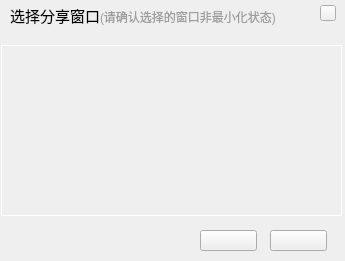
<?xml version="1.0" encoding="UTF-8"?>
<ui version="4.0">
 <class>UIAppWnd</class>
 <widget class="QWidget" name="UIAppWnd">
  <property name="geometry">
   <rect>
    <x>0</x>
    <y>0</y>
    <width>345</width>
    <height>261</height>
   </rect>
  </property>
  <property name="windowTitle">
   <string>UIAppWnd</string>
  </property>
  <widget class="QScrollArea" name="scrollArea">
   <property name="geometry">
    <rect>
     <x>1</x>
     <y>45</y>
     <width>341</width>
     <height>171</height>
    </rect>
   </property>
   <property name="styleSheet">
    <string notr="true">QScrollArea{border: 1px solid #ffffff;background-color: rgb(255, 255, 255);}</string>
   </property>
   <property name="widgetResizable">
    <bool>true</bool>
   </property>
   <widget class="QWidget" name="scrollAreaWidgetContents">
    <property name="geometry">
     <rect>
      <x>0</x>
      <y>0</y>
      <width>339</width>
      <height>169</height>
     </rect>
    </property>
    <layout class="QVBoxLayout" name="verticalLayout">
     <property name="spacing">
      <number>5</number>
     </property>
     <property name="leftMargin">
      <number>5</number>
     </property>
     <property name="topMargin">
      <number>5</number>
     </property>
     <property name="rightMargin">
      <number>5</number>
     </property>
     <property name="bottomMargin">
      <number>5</number>
     </property>
    </layout>
   </widget>
  </widget>
  <widget class="QLabel" name="label">
   <property name="geometry">
    <rect>
     <x>10</x>
     <y>5</y>
     <width>91</width>
     <height>21</height>
    </rect>
   </property>
   <property name="font">
    <font>
     <family>微软雅黑</family>
     <pointsize>11</pointsize>
     <weight>50</weight>
     <bold>false</bold>
    </font>
   </property>
   <property name="text">
    <string>选择分享窗口</string>
   </property>
  </widget>
  <widget class="QLabel" name="label_2">
   <property name="geometry">
    <rect>
     <x>100</x>
     <y>6</y>
     <width>181</width>
     <height>21</height>
    </rect>
   </property>
   <property name="styleSheet">
    <string notr="true">color: rgb(156, 156, 156);</string>
   </property>
   <property name="text">
    <string>(请确认选择的窗口非最小化状态)</string>
   </property>
  </widget>
  <widget class="QPushButton" name="close_pushButton">
   <property name="geometry">
    <rect>
     <x>320</x>
     <y>5</y>
     <width>16</width>
     <height>16</height>
    </rect>
   </property>
   <property name="text">
    <string/>
   </property>
  </widget>
  <widget class="QPushButton" name="cancel_pushButton">
   <property name="geometry">
    <rect>
     <x>200</x>
     <y>230</y>
     <width>57</width>
     <height>21</height>
    </rect>
   </property>
   <property name="text">
    <string/>
   </property>
  </widget>
  <widget class="QPushButton" name="ok_pushButton">
   <property name="geometry">
    <rect>
     <x>270</x>
     <y>230</y>
     <width>57</width>
     <height>21</height>
    </rect>
   </property>
   <property name="text">
    <string/>
   </property>
  </widget>
  <zorder>scrollArea</zorder>
  <zorder>label</zorder>
  <zorder>label_2</zorder>
  <zorder>close_pushButton</zorder>
  <zorder>cancel_pushButton</zorder>
  <zorder>ok_pushButton</zorder>
  <zorder>dateTimeEdit</zorder>
 </widget>
 <layoutdefault spacing="6" margin="11"/>
 <resources/>
 <connections/>
</ui>
